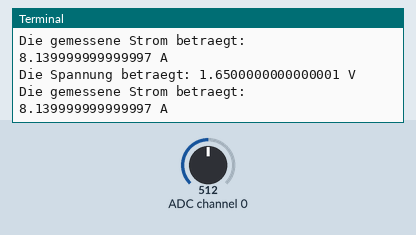
This program was run on a simulated Raspberry Pi (BCM pin numbers). Shown: the last lines printed to the terminal. The test bench sets the inputs (shaded band); at power-on: ADC channel 0 = 512 (analog values on the 0–1023 scale).

Above: at 1.2 s.
1.3 s: ADC channel 0 set to 716
At 2.6 s:
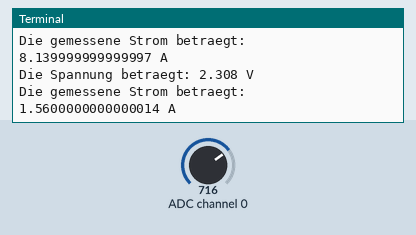
2.8 s: ADC channel 0 set to 900
At 3.8 s:
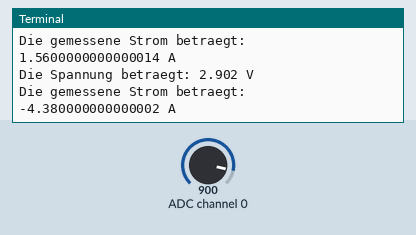
Timing chart, 0 to 5.8 s (numbered marks = the images above; inputs shaded):
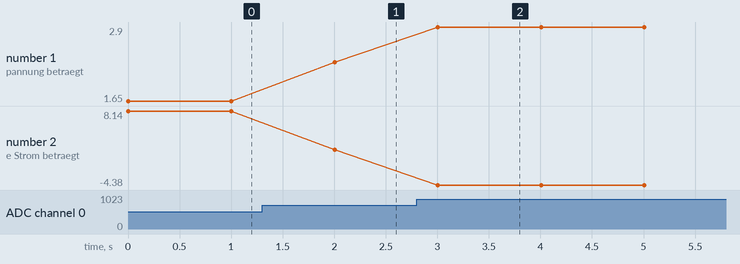

Measured:
- after the input at 1.3 s, the terminal: prints a new line after 0.70 s (image 1)
- after the input at 2.8 s, the terminal: prints a new line after 0.21 s (image 2)
- plotted number 1: 1.65 → 2.31 after the input at 1.3 s, 2.31 → 2.9 after the input at 2.8 s
- plotted number 2: 8.14 → 1.56 after the input at 1.3 s, 1.56 → -4.38 after the input at 2.8 s

The program:

ACS712.py
```python
#!/usr/bin/python
import smbus
import time

ADS1015 = smbus.SMBus(1)

ADS1015.write_word_data(0x48, 0x01, 0x8342)

# Kalibrierte Spannung bei einem Strom von 0 A
Nullspannung = 2.464

# Empfindlichkeit in V/A
Empfindlichkeit = 0.1

while(True):

	# Spannungswert auslesen
	Messergebnis = ADS1015.read_word_data(0x48, 0)
	MSB = Messergebnis & 0x00FF
	LSB = (Messergebnis & 0xFF00) >> 8

	# Spannung berechnen
	Messergebnis_gedreht = (MSB << 8) | LSB
	Messergebnis_gedreht = Messergebnis_gedreht >> 4

	if(Messergebnis_gedreht > 2047):
		Messergebnis_invertiert = ~Messergebnis_gedreht
		Messergebnis = (Messergebnis_invertiert + 1) & 0x7FF
		Messergebnis = (-1) * Messergebnis_gedreht

	Spannung = 4.096 * (float(Messergebnis_gedreht) / 2048.0)

	# Differenzspannung bilden
	Differenz = Nullspannung - Spannung

	# Strom berechnen
	Strom = Differenz / Empfindlichkeit

	print("Die Spannung betraegt: " + str(Spannung) + " V")
	print("Die gemessene Strom betraegt: " + str(Strom) + " A")

	time.sleep(1)
```
